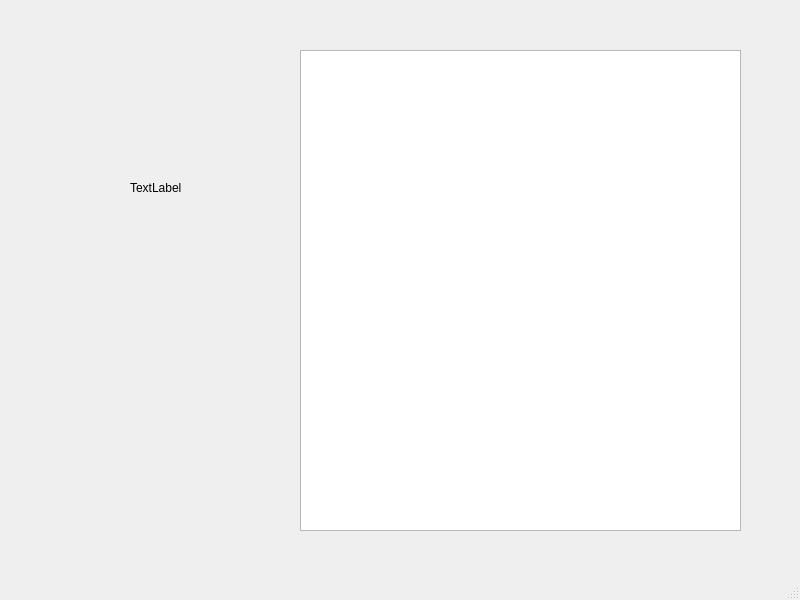
<?xml version="1.0" encoding="UTF-8"?>
<ui version="4.0">
 <class>MainWindow</class>
 <widget class="QMainWindow" name="MainWindow">
  <property name="geometry">
   <rect>
    <x>0</x>
    <y>0</y>
    <width>800</width>
    <height>600</height>
   </rect>
  </property>
  <property name="windowTitle">
   <string>MainWindow</string>
  </property>
  <widget class="QWidget" name="centralwidget">
   <widget class="QTreeView" name="lv_news">
    <property name="geometry">
     <rect>
      <x>300</x>
      <y>50</y>
      <width>441</width>
      <height>481</height>
     </rect>
    </property>
   </widget>
   <widget class="QLabel" name="label">
    <property name="geometry">
     <rect>
      <x>130</x>
      <y>180</y>
      <width>60</width>
      <height>16</height>
     </rect>
    </property>
    <property name="text">
     <string>TextLabel</string>
    </property>
   </widget>
  </widget>
  <widget class="QMenuBar" name="menubar">
   <property name="geometry">
    <rect>
     <x>0</x>
     <y>0</y>
     <width>800</width>
     <height>22</height>
    </rect>
   </property>
  </widget>
  <widget class="QStatusBar" name="statusbar"/>
 </widget>
 <resources/>
 <connections/>
</ui>
